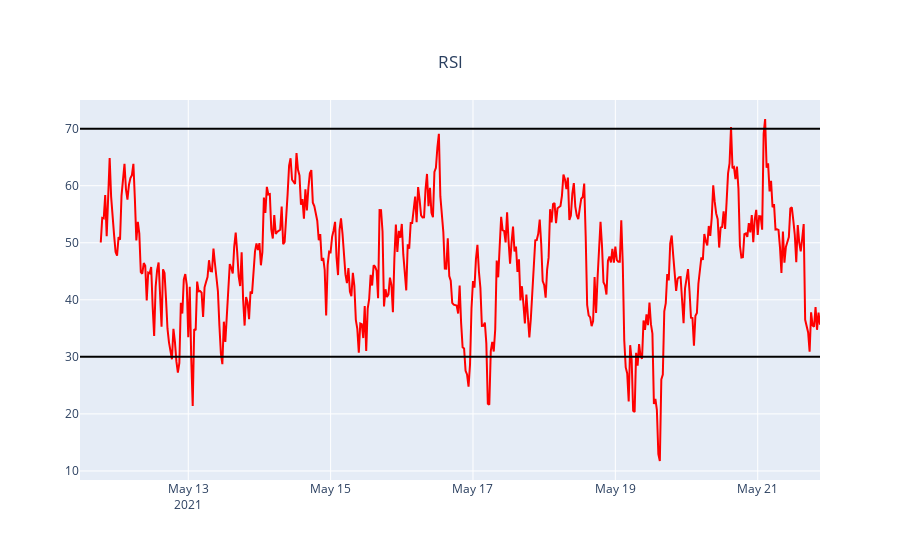

The notebook cell this image was saved under:
### Code cell
acry.make_rsi_plot()

y1=np.array(pd.Series.ewm(acry.dataframe["RSI"], span=9).mean())
y0=np.array(acry.dataframe["RSI"])

figure()
plot(y0/max(y0[y0==y0]))
plot(y1/max(y1[y1==y1]))
plot(np.diff(y1)/max(np.diff(y1[y1==y1])),"k-")

### Figure 1 — Plotly figure (JSON) as saved in the notebook; plotly's stock layout.template omitted (floating-point values rounded to 4 significant figures; data arrays with more than 128 entries replaced by an {"elided": "..."} marker saying what was removed)
{"data": [{"line": {"color": "red", "width": 2}, "type": "scatter", "x": {"elided": "500 str values"}, "y": {"elided": "500 float values"}}], "layout": {"shapes": [{"line": {"color": "black", "width": 2}, "type": "line", "x0": 0, "x1": 1, "xref": "x domain", "y0": 70, "y1": 70, "yref": "y"}, {"line": {"color": "black", "width": 2}, "type": "line", "x0": 0, "x1": 1, "xref": "x domain", "y0": 30, "y1": 30, "yref": "y"}], "title": {"text": "RSI", "x": 0.5, "y": 0.9}, "xaxis": {"rangeslider": {"visible": false}}}}
